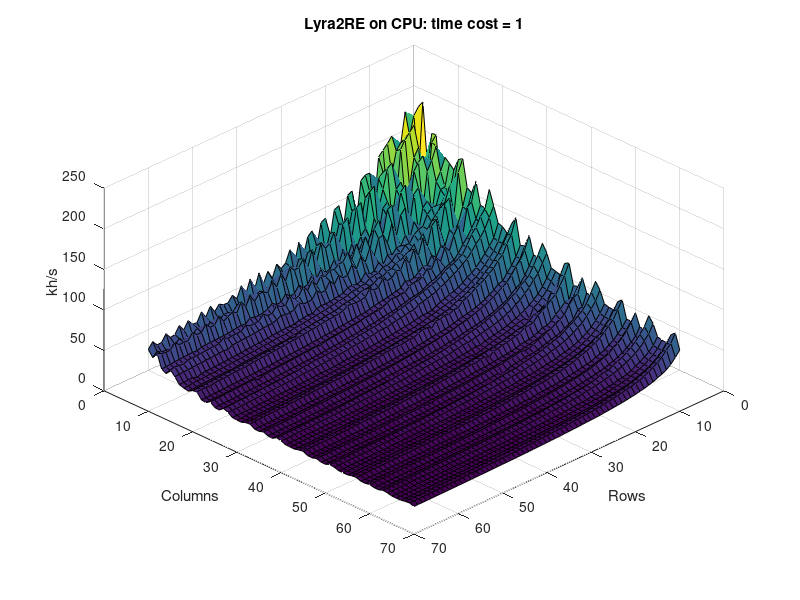
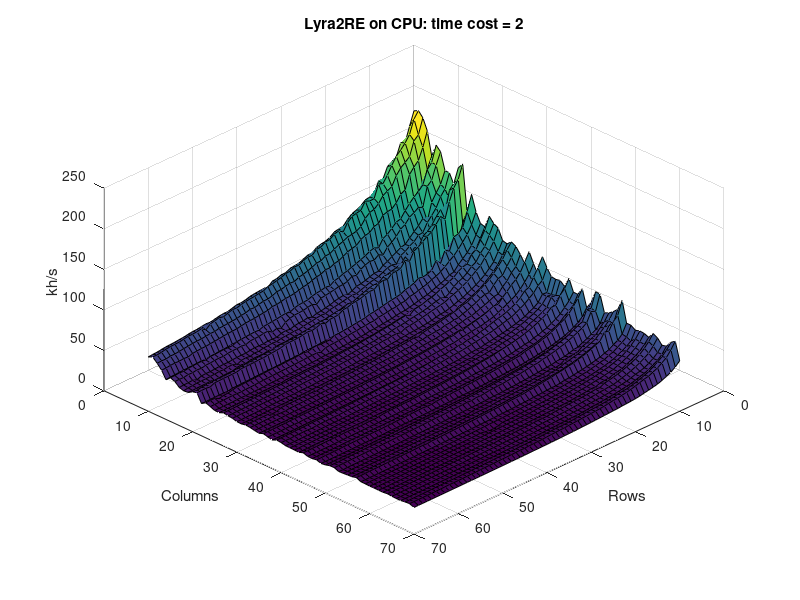
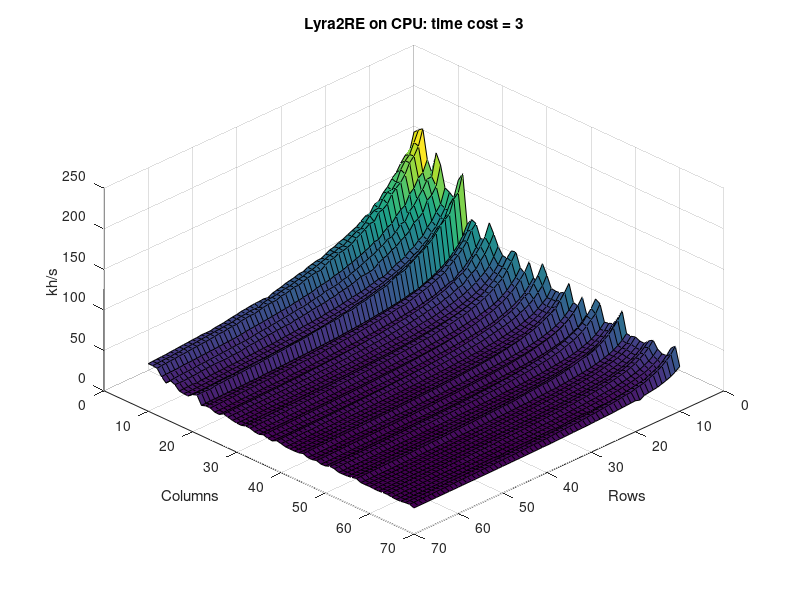
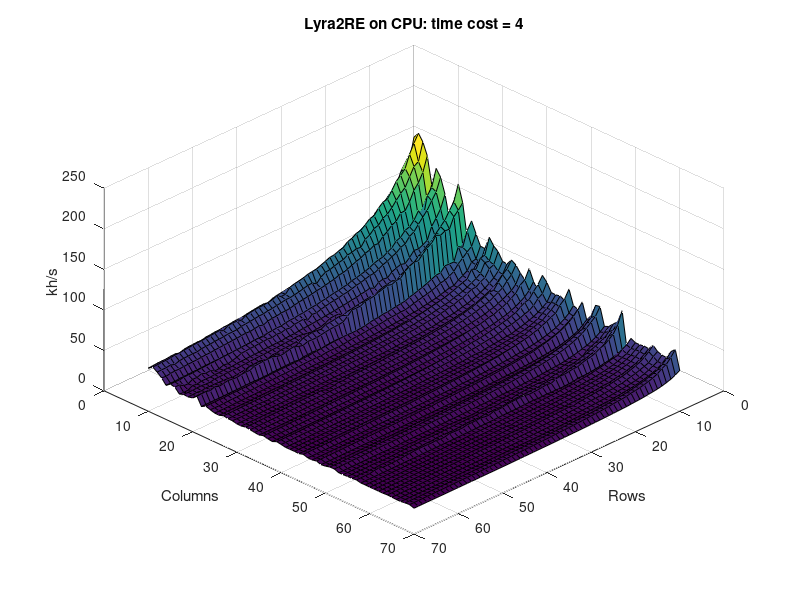

These charts were generated, in order, by the following MATLAB code:
#------------------------------------------------------------------------------
# This is a script for visualizing LyraMark benchmarking tool results
# for different parameters of Lyra2RE algorithm.
#------------------------------------------------------------------------------
SAVE_IMAGES = false; # Set this true to save images to (eps and/or png) files.

data = csvread('benchmark.csv');
#data = csvread('../bin/Release/benchmark.csv');

# Take data for the selected time costs
for timeCost = 1:10

  visualData = data(data(:, 1) == timeCost, :);


  # Extract rows, cols and hashrates
  rows = zeros(61,61);
  rows(:) = visualData(:, 2);

  cols = zeros(61,61);
  cols(:) = visualData(:, 3);

  hashrates = zeros(61,61);
  hashrates(:) = visualData(:, 4);

  # Create a 3-D plot
  hFigure = figure(timeCost);
  clf(hFigure);
  
  surf(cols, rows, hashrates);
  graphTitle = ['Lyra2RE on CPU: time cost = ' num2str(timeCost)];
  title(graphTitle);
  xlabel('Rows');
  ylabel('Columns');
  zlabel('kh/s');
  zlim([0.0 250.0]);

  # Set viewpoint: azimuth = 135°, elevation = 45°
  view(135, 45);

  # Save graphs
  if SAVE_IMAGES
  
      #filenameEPS = ['lyra2re_cpu_timecost_' num2str(timeCost) '.eps'];
      #print(hFigure, filenameEPS, '-deps', '-color');
      filenamePNG = ['lyra2re_cpu_timecost_' num2str(timeCost) '.png'];
      saveas(hFigure, filenamePNG, 'png');
      
  endif
  
end